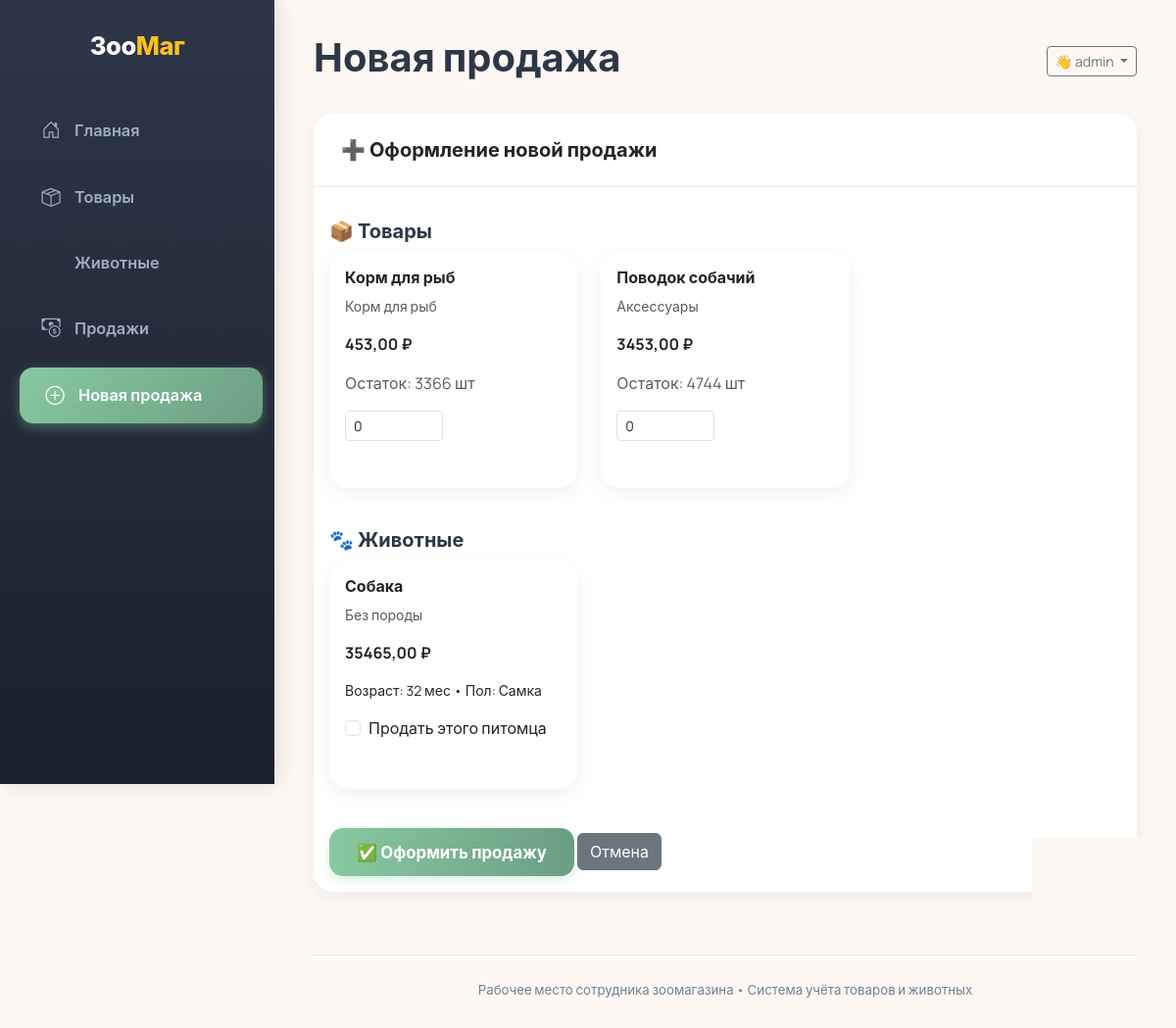
Screenshot of /sales/new/ (signed in) with the database file from the repository.
### products/models.py (models this page shows, shortened)
class Product(models.Model):
    name = models.CharField(max_length=200)
    description = models.TextField(blank=True)
    price = models.DecimalField(max_digits=10, decimal_places=2)
    stock = models.PositiveIntegerField(default=0)
    category = models.ForeignKey(Category, on_delete=models.CASCADE)
    image = models.ImageField(upload_to='products/', blank=True, null=True)

class Category(models.Model):
    name = models.CharField(max_length=100, unique=True)

class Animal(models.Model):
    SPECIES_CHOICES = [
        ('cat', 'Кошка'),
        ('dog', 'Собака'),
        ('bird', 'Птица'),
        ('fish', 'Рыбка'),
        ('rodent', 'Грызун'),
    ]
    GENDER_CHOICES = [('M', 'Самец'), ('F', 'Самка')]
    species = models.CharField(max_length=20, choices=SPECIES_CHOICES)
    breed = models.CharField(max_length=100, blank=True)
    age_months = models.PositiveIntegerField()
    gender = models.CharField(max_length=1, choices=GENDER_CHOICES)
    price = models.DecimalField(max_digits=10, decimal_places=2)
    is_available = models.BooleanField(default=True)
    image = models.ImageField(upload_to='animals/', blank=True, null=True)

### sales/views.py (the view, shortened to what this page needs)
# urls.py: path('new/', views.sale_create, name='sale_create'),
@login_required
def sale_create(request):
    products = Product.objects.filter(stock__gt=0)
    animals = Animal.objects.filter(is_available=True)
    return render(request, 'sales/sale_create.html', {
        'products': products,
        'animals': animals
    })

### templates/sales/sale_create.html (shortened to what this page needs)
{% extends 'base.html' %}
{% block page_title %}Новая продажа{% endblock %}
{% block content %}
<div class="card">
    <div class="card-header">
        ➕ Оформление новой продажи
    </div>
    <div class="card-body">
        <form method="post">
            <h5 class="mt-3">📦 Товары</h5>
            {% if products %}
                <div class="row">
                {% for p in products %}
                    <div class="col-md-6 col-lg-4 mb-3">
                        <div class="card h-100">
                            <div class="card-body">
                                <h6 class="card-title">{{ p.name }}</h6>
                                <p class="text-muted small">{{ p.category.name }}</p>
                                <p><strong>{{ p.price }} ₽</strong></p>
                                <p class="text-muted">Остаток: {{ p.stock }} шт</p>
                                <input type="number"
                                       name="quantity"
                                       min="0"
                                       max="{{ p.stock }}"
                                       value="0"
                                       class="form-control form-control-sm"
                                       style="width: 100px;">
                            </div>
                        </div>
                    </div>
                {% endfor %}
                </div>
            {% else %}
                <p class="text-muted">Нет товаров в наличии.</p>
            {% endif %}
            <h5 class="mt-4">🐾 Животные</h5>
            {% if animals %}
                <div class="row">
                {% for a in animals %}
                    <div class="col-md-6 col-lg-4 mb-3">
                        <div class="card h-100">
                            <div class="card-body">
                                <h6 class="card-title">{{ a.get_species_display }}</h6>
                                <p class="text-muted small">{{ a.breed|default:"Без породы" }}</p>
                                <p><strong>{{ a.price }} ₽</strong></p>
                                <p class="small">
                                    Возраст: {{ a.age_months }} мес •
                                    Пол: {{ a.get_gender_display }}
                                </p>
                                <div class="form-check">
                                    <input class="form-check-input" type="checkbox" name="animal_id" value="{{ a.id }}" id="animal_{{ a.id }}">
                                    <label class="form-check-label" for="animal_{{ a.id }}">
                                        Продать этого питомца
                                    </label>
                                </div>
                            </div>
                        </div>
                    </div>
                {% endfor %}
                </div>
            {% else %}
                <p class="text-muted">Нет животных в наличии.</p>
            {% endif %}
            <div class="mt-4">
                <button type="submit" class="btn btn-primary">✅ Оформить продажу</button>
                <a href="{% url 'sale_list' %}" class="btn btn-secondary">Отмена</a>
            </div>
        </form>
    </div>
</div>
{% endblock %}

### templates/base.html (shortened to what this page needs)
<!DOCTYPE html>
<html lang="ru">
<head>
    <link href="https://cdn.jsdelivr.net/npm/bootstrap@5.3.3/dist/css/bootstrap.min.css" rel="stylesheet">
    <link rel="stylesheet" href="https://cdn.jsdelivr.net/npm/bootstrap-icons@1.11.3/font/bootstrap-icons.min.css">
</head>
<body>
    <nav class="sidebar">
        <div class="logo">Зоо<span>Маг</span></div>
        <ul class="nav flex-column">
            <li class="nav-item">
                <a class="nav-link {% if request.resolver_match.url_name == 'index' %}active{% endif %}" href="{% url 'index' %}">
                    <i class="bi bi-house-door"></i> Главная
                </a>
            </li>
            <li class="nav-item">
                <a class="nav-link {% if request.resolver_match.url_name == 'product_list' %}active{% endif %}" href="{% url 'product_list' %}">
                    <i class="bi bi-box-seam"></i> Товары
                </a>
            </li>
            <li class="nav-item">
                <a class="nav-link {% if request.resolver_match.url_name == 'animal_list' %}active{% endif %}" href="{% url 'animal_list' %}">
                     Животные
                </a>
            </li>
            <li class="nav-item">
                <a class="nav-link {% if request.resolver_match.url_name == 'sale_list' %}active{% endif %}" href="{% url 'sale_list' %}">
                    <i class="bi bi-cash-coin"></i> Продажи
                </a>
            </li>
            <li class="nav-item">
                <a class="nav-link {% if request.resolver_match.url_name == 'sale_create' %}active{% endif %}" href="{% url 'sale_create' %}">
                    <i class="bi bi-plus-circle"></i> Новая продажа
                </a>
            </li>
        </ul>
    </nav>
    <main class="main-content">
<div class="d-flex justify-content-between flex-wrap align-items-center mb-4">
    <h1>{% block page_title %}{% endblock %}</h1>
    {% if user.is_authenticated %}
        <div class="dropdown">
            <button class="btn btn-sm btn-outline-secondary dropdown-toggle" type="button" data-bs-toggle="dropdown">
                👋 {{ user.username }}
            </button>
        </div>
    {% endif %}
</div>
        {% block content %}{% endblock %}
        <footer>
            <small>Рабочее место сотрудника зоомагазина • Система учёта товаров и животных</small>
        </footer>
    </main>
</body>
</html>

### templates/base.html (style rules this page uses)
:root { --primary: #88c9a1; --primary-dark: #6b9e82; --accent: #fbbf24; --bg: #fdf8f3; --sidebar-bg: #2d3748; --text: #2d3748; --text-light: #718096; --border: #e2e8f0; --card-shadow: 0 6px 20px rgba(0,0,0,0.06); }
body { font-family: 'Manrope', -apple-system, BlinkMacSystemFont, 'Segoe UI', sans-serif; background-color: var(--bg); color: var(--text); overflow-x: hidden; margin: 0; padding: 0; }
.sidebar { background: linear-gradient(180deg, #2d3748 0%, #1a202c 100%); color: white; min-height: 100vh; padding-top: 28px; box-shadow: 4px 0 20px rgba(0,0,0,0.12); position: fixed; top: 0; left: 0; width: 280px; z-index: 1000; }
.sidebar .logo { font-weight: 800; font-size: 1.6rem; text-align: center; margin-bottom: 32px; color: white; letter-spacing: -0.5px; }
.sidebar .logo span { color: var(--accent); }
.sidebar .nav-link { color: #a0aec0; padding: 14px 24px; margin: 6px 16px; border-radius: 14px; font-weight: 600; font-size: 1.02rem; transition: all 0.3s cubic-bezier(0.25, 0.8, 0.25, 1); display: flex; align-items: center; gap: 12px; white-space: nowrap; }
.sidebar .nav-link i { font-size: 1.2rem; width: 24px; text-align: center; }
.sidebar .nav-link.active { color: white; background: linear-gradient(135deg, var(--primary), var(--primary-dark)); transform: translateX(4px); box-shadow: 0 4px 12px rgba(136, 201, 161, 0.4); }
.main-content { margin-left: 280px; padding: 32px 40px; transition: margin-left 0.4s ease; min-height: 100vh; background-color: var(--bg); position: relative; z-index: 999; }
h1, h2, h3, h4, h5, h6 { font-weight: 700; color: var(--text); line-height: 1.3; }
.card { border: none; border-radius: 20px; box-shadow: var(--card-shadow); margin-bottom: 32px; overflow: hidden; opacity: 0; transform: translateY(20px); animation: fadeInUp 0.6s forwards; }
.card:nth-child(2) { animation-delay: 0.1s; }
.card-header { background: white; padding: 22px 28px; font-weight: 700; font-size: 1.25rem; border-bottom: 1px solid var(--border); }
.btn-primary { background: linear-gradient(to right, var(--primary), var(--primary-dark)); border: none; padding: 12px 28px; font-weight: 700; border-radius: 14px; transition: all 0.35s cubic-bezier(0.34, 1.56, 0.64, 1); font-size: 1.05rem; box-shadow: 0 4px 10px rgba(136, 201, 161, 0.3); }
footer { margin-top: 4rem; text-align: center; color: var(--text-light); font-size: 0.95rem; padding-top: 1.5rem; border-top: 1px solid var(--border); }

### rows the page displays
Product: name "Корм для рыб", category.name "Корм для рыб", price "453,00", stock "3366"
Product: name "Поводок собачий", category.name "Аксессуары", price "3453,00", stock "4744"
Animal: species "Собака", breed "Без породы", price "35465,00", age_months "32", gender "Самка"

### other values shown
{{ user.username }} "admin"
